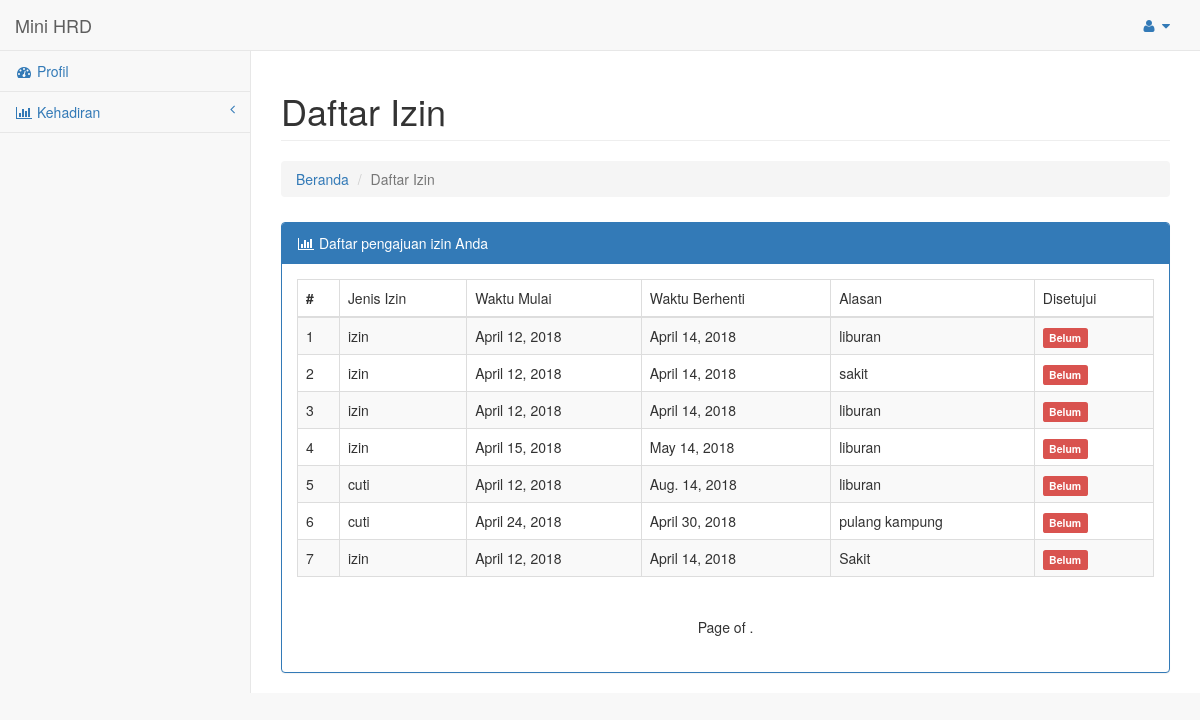
The page /daftar_izin/ (signed in) on the database its author committed.
### kehadiran/models.py (models this page shows, shortened)
class Izin(models.Model):
    JENIS_KEHADIRAN_CHOICES = (
        ('izin', 'Izin'),
        ('cuti', 'Cuti')
    )
    karyawan = models.ForeignKey(Karyawan)
    jenis_kehadiran = models.CharField(max_length=20, choices=JENIS_KEHADIRAN_CHOICES)
    waktu_mulai = models.DateField()
    waktu_berhenti = models.DateField()
    alasan = models.TextField()
    disetujui = models.BooleanField(default=False)

### kehadiran/views.py (the view)
# urls.py: url(r'^daftar_izin/', views.DaftarIzin.as_view(), name='daftar_izin'),
class DaftarIzin(View):
    def get(self, request):
        template_name = "new/daftar_izin.html"
        izins = Izin.objects.all()
        data = {
            'daftar_izins' : izins,
            'form' : Izin.objects.filter(karyawan__id=request.session['karyawan_id']).order_by('-waktu_mulai'),
        }
        return render(request, template_name, data)

### kehadiran/templates/new/daftar_izin.html (shortened to what this page needs)
{% extends "layout/base.html" %}
{% load kehadiran_helper %}
{% block content %}
            <div class="row">
                <div class="col-lg-12">
                    <h1 class="page-header">Daftar Izin</h1>
                    <ol class="breadcrumb" style="margin-bottom: 5px;">
                      <li><a href="/">Beranda</a></li>
                      <li class="active">Daftar Izin</li>
                    </ol>
                    <br />
                </div>
            </div>
            <div class="row">
                <div class="col-lg-12">
                    <div class="panel panel-primary">
                        <div class="panel-heading">
                            <i class="fa fa-bar-chart-o fa-fw"></i> Daftar pengajuan izin Anda
                        </div>
                        <div class="panel-body">
    <div class="row">
        <div class="col-lg-12">
            <div class="table-responsive">
                <table class="table table-bordered table-hover table-striped">
                    <thead>
                        <tr>
                            <th>#</th>
                            <td>Jenis Izin</td>
                            <td>Waktu Mulai</td>
                            <td>Waktu Berhenti</td>
                            <td>Alasan</td>
                            <td>Disetujui</td>
                        </tr>
                    </thead>
                    <tbody>
                            {% for izin in daftar_izins %}
                            <tr>
                                <td>{{ forloop.counter }}</td>
                                <td>{{ izin.jenis_kehadiran }}</td>
                                <td>{{ izin.waktu_mulai }}</td>
                                <td>{{ izin.waktu_berhenti }}</td>
                                <td>{{ izin.alasan }}</td>
                                <td>
                                    {% if izin.disetujui %}
                                    <span class="label label-success">Sudah</span>
                                    {% else %}
                                    <span class="label label-danger">Belum</span>
                                    {% endif %}
                                </td>
                            </tr>
                            {% endfor %}
                    </tbody>
                </table>
            </div>
            <ul class="pager">
                <li class="current">
                    Page {{ daftar_izins.number }} of {{ daftar_izins.paginator.num_pages }}.
                </li>
            </ul>
        </div>
    </div>
</div>
                        </div>
                    </div>
                </div>
            </div>
{% endblock %}

### rows shown on the page
Izin: jenis_kehadiran "izin", waktu_mulai "April 12, 2018", waktu_berhenti "April 14, 2018", alasan "liburan", disetujui "Belum"
Izin: jenis_kehadiran "izin", waktu_mulai "April 12, 2018", waktu_berhenti "April 14, 2018", alasan "sakit", disetujui "Belum"
Izin: jenis_kehadiran "izin", waktu_mulai "April 12, 2018", waktu_berhenti "April 14, 2018", alasan "liburan", disetujui "Belum"
Izin: jenis_kehadiran "izin", waktu_mulai "April 15, 2018", waktu_berhenti "May 14, 2018", alasan "liburan", disetujui "Belum"
Izin: jenis_kehadiran "cuti", waktu_mulai "April 12, 2018", waktu_berhenti "Aug. 14, 2018", alasan "liburan", disetujui "Belum"
Izin: jenis_kehadiran "cuti", waktu_mulai "April 24, 2018", waktu_berhenti "April 30, 2018", alasan "pulang kampung", disetujui "Belum"
Izin: jenis_kehadiran "izin", waktu_mulai "April 12, 2018", waktu_berhenti "April 14, 2018", alasan "Sakit", disetujui "Belum"
